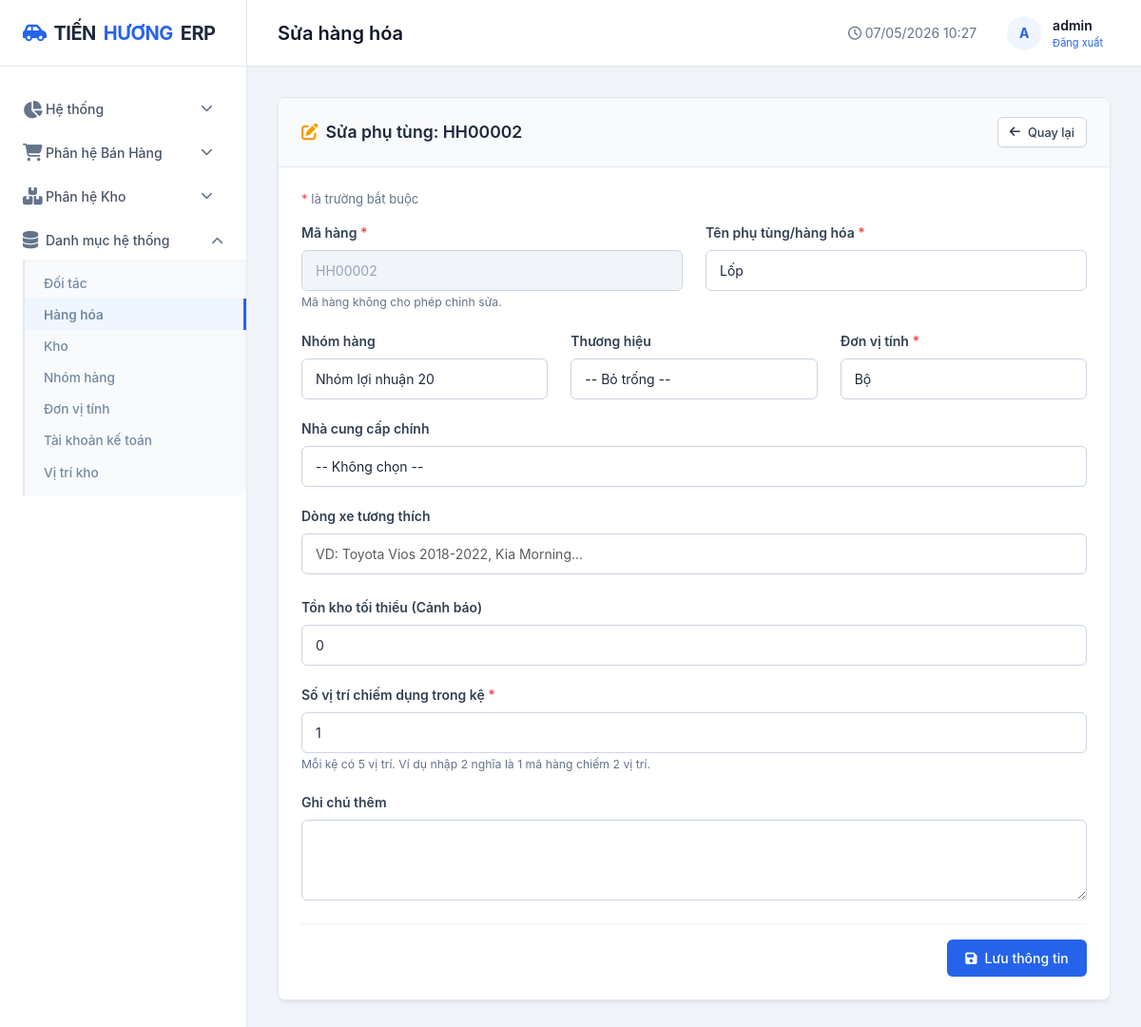
Before: /danh-muc/hang-hoa/7/sua/ (signed in) with the older database file.
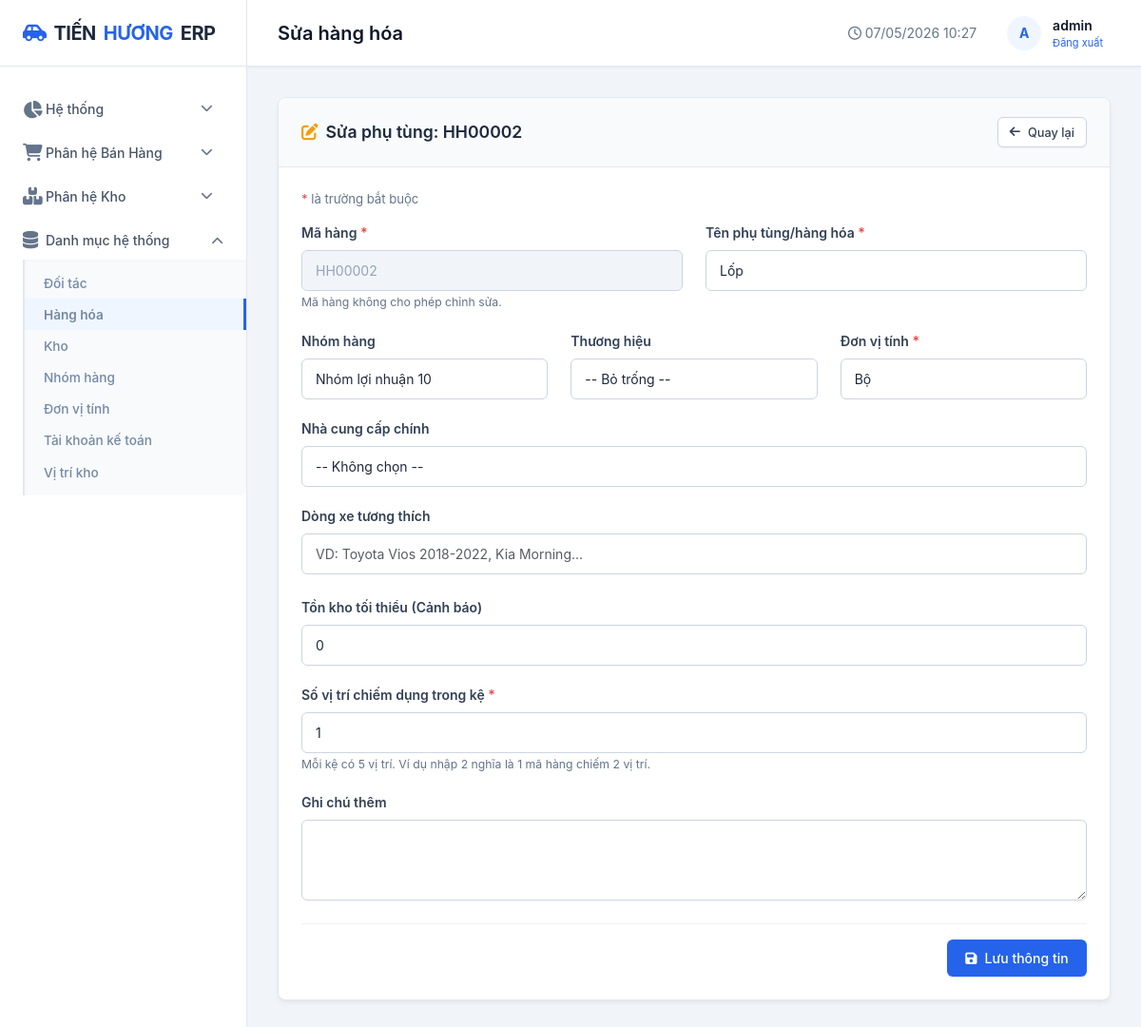
After: the same page with the newer database file.
### apps/danh_muc/models.py (models this page shows, shortened)
class HangHoa(models.Model):
    TRANG_THAI = [
        ("dang_ban", "Đang bán"),
        ("ngung_ban", "Ngừng bán"),
    ]
    LOAI_O = [
        ("nho", "Nhỏ"),
        ("vua", "Vừa"),
        ("lon", "Lớn"),
        ("nang", "Nặng"),
        ("cong_kenh", "Cồng kềnh"),
    ]
    LOAI_LUU_TRU = [
        ("cai", "Cái"),
        ("hop", "Hộp"),
        ("khay", "Khay"),
        ("thung", "Thùng"),
        ("kien", "Kiện"),
        ("pack", "Pack"),
    ]
    ma_hang = models.CharField(max_length=20, unique=True, verbose_name="Mã hàng")
    ten_hang = models.CharField(max_length=200, verbose_name="Tên hàng hóa")
    xe_tuong_thich = models.CharField(max_length=500, blank=True, verbose_name="Xe tương thích")
    ton_toi_thieu = models.IntegerField(default=0, verbose_name="Tồn tối thiểu")
    ton_toi_da = models.IntegerField(default=0, verbose_name="Tồn tối đa")
    dai_cm = models.DecimalField(max_digits=10, decimal_places=2, default=0, verbose_name="Dài (cm)")
    rong_cm = models.DecimalField(max_digits=10, decimal_places=2, default=0, verbose_name="Rộng (cm)")
    cao_cm = models.DecimalField(max_digits=10, decimal_places=2, default=0, verbose_name="Cao (cm)")
    khoi_luong_kg = models.DecimalField(max_digits=10, decimal_places=3, default=0, verbose_name="Khối lượng (kg)")
    muc_chiem_cho = models.PositiveSmallIntegerField(
        default=1,
        validators=[MinValueValidator(1), MaxValueValidator(50)],
        verbose_name="Mức chiếm chỗ (1-50)",
    )
    loai_o_phu_hop = models.CharField(max_length=20, choices=LOAI_O, default="vua", verbose_name="Loại ô phù hợp")
    loai_luu_tru = models.CharField(max_length=20, choices=LOAI_LUU_TRU, default="cai", verbose_name="Loại lưu trữ")
    co_the_xep_chong = models.BooleanField(default=True, verbose_name="Có thể xếp chồng")
    so_luong_toi_da_moi_o = models.IntegerField(default=10, verbose_name="Số lượng tối đa mỗi ô")
    nha_cung_cap = models.ForeignKey(
        NhaCungCap,
        on_delete=models.SET_NULL,
        null=True,
        blank=True,
        verbose_name="Nhà cung cấp chính",
    )
    quy_cach_dong_goi = models.CharField(max_length=120, blank=True, verbose_name="Quy cách đóng gói")
    trang_thai = models.CharField(max_length=20, choices=TRANG_THAI, default="dang_ban", verbose_name="Trạng thái")
    ghi_chu = models.TextField(blank=True, verbose_name="Ghi chú")
    ngay_tao = models.DateTimeField(auto_now_add=True)
    nhom_hang = models.ForeignKey(NhomHang, on_delete=models.SET_NULL, null=True, blank=True, verbose_name="Nhóm hàng")
    thuong_hieu = models.ForeignKey(ThuongHieu, on_delete=models.SET_NULL, null=True, blank=True, verbose_name="Thương hiệu")
    don_vi_tinh = models.ForeignKey(DonViTinh, on_delete=models.SET_NULL, null=True, blank=True, verbose_name="Đơn vị tính")
    class Meta:
        db_table = "core_hanghoa"
        verbose_name = "Hàng hóa"
        verbose_name_plural = "Danh sách hàng hóa"
        ordering = ["ma_hang"]
        constraints = [
            models.CheckConstraint(
                name="hanghoa_muc_chiem_cho_1_50",
                condition=models.Q(muc_chiem_cho__gte=1, muc_chiem_cho__lte=50),
            ),
        ]

class NhomHang(models.Model):
    ma_nhom = models.CharField(max_length=20, unique=True, verbose_name="Mã nhóm")
    ten_nhom = models.CharField(max_length=100, verbose_name="Tên nhóm hàng")
    bien_do_loi_nhuan = models.DecimalField(max_digits=5, decimal_places=2, default=10, verbose_name="Biên độ lợi nhuận (%)")
    mo_ta = models.TextField(blank=True, verbose_name="Mô tả")
    class Meta:
        db_table = "core_nhomhang"
        verbose_name = "Nhóm hàng"
        verbose_name_plural = "Nhóm hàng"
        ordering = ["ten_nhom"]

class DonViTinh(models.Model):
    ten = models.CharField(max_length=50, unique=True, verbose_name="Đơn vị tính")
    class Meta:
        db_table = "core_donvitinh"
        verbose_name = "Đơn vị tính"

### apps/danh_muc/views.py (the view, shortened to what this page needs)
# urls.py: path('hang-hoa/<int:pk>/sua/', views.hang_hoa_form, name='hang_hoa_sua'),
@login_required
def hang_hoa_form(request, pk=None):
    copy_from = request.GET.get('copy_from')
    if pk:
        hang = get_object_or_404(HangHoa, pk=pk)
    else:
        hang = None
        if request.method != 'POST':
            hang = HangHoa(ma_hang=_generate_next_ma_hang())
    nhom_list = NhomHang.objects.all()
    thuong_hieu_list = ThuongHieu.objects.all()
    dvt_list = DonViTinh.objects.all()
    ncc_list = NhaCungCap.objects.filter(trang_thai=True).order_by('ma_ncc')
    so_vi_tri_default = 1
    if hang:
        so_vi_tri_default, _ = _extract_slot_size_and_note(hang.ghi_chu)
    def _render_hang_form(hang_obj):
        return render(request, 'core/hang_hoa_form.html', {
            'hang': hang_obj,
            'nhom_list': nhom_list,
            'thuong_hieu_list': thuong_hieu_list,
            'dvt_list': dvt_list,
            'ncc_list': ncc_list,
            'so_vi_tri_default': so_vi_tri_default,
            'page_title': 'Thêm hàng hóa' if not pk else 'Sửa hàng hóa',
            'active_menu': 'hang_hoa',
        })
    if hang:
        _, clean_note = _extract_slot_size_and_note(hang.ghi_chu)
        hang.ghi_chu = clean_note
    return _render_hang_form(hang)

### apps/danh_muc/views.py (called while the page is built)
def _extract_slot_size_and_note(ghi_chu):
    note = (ghi_chu or '').strip()
    m = SLOT_TAG_REGEX.search(note)
    size = int(m.group('size')) if m else 1
    clean_note = SLOT_TAG_REGEX.sub('', note).strip()
    return size, clean_note

### templates/core/hang_hoa_form.html (shortened to what the changed rows need)
{% extends 'base.html' %}
{% block content %}
<div class="card erp-form-shell">
    <div class="card-header">
        <div class="card-title">
            <i class="fas fa-edit text-warning"></i>
            {% if hang and hang.pk %}Sửa phụ tùng: {{ hang.ma_hang }}{% else %}Thêm mới phụ tùng/hàng hóa{% endif %}
        </div>
        <a href="{% url 'hang_hoa_list' %}" class="btn btn-secondary btn-sm"><i class="fas fa-arrow-left"></i> Quay lại</a>
    </div>
    <form method="post" class="card-body">
        <div class="form-row">
            <div class="col col-4 form-group">
                <label class="form-label">Mã hàng <span class="text-danger">*</span></label>
                {% if hang and hang.pk %}
                <input type="text" name="ma_hang" class="form-control" value="{{ hang.ma_hang }}" readonly>
                <small class="text-muted">Mã hàng không cho phép chỉnh sửa.</small>
                {% else %}
                <input type="text" name="ma_hang" class="form-control" value="{{ hang.ma_hang }}" required autofocus readonly>
                <small class="text-muted">Mã tự động (không cần nhập)</small>
                {% endif %}
            </div>
            <div class="col col-8 form-group">
                <label class="form-label">Tên phụ tùng/hàng hóa <span class="text-danger">*</span></label>
                <input type="text" name="ten_hang" class="form-control" value="{{ hang.ten_hang }}" required>
            </div>
        </div>
        <div class="form-row">
            <div class="col col-4 form-group">
                <label class="form-label">Nhóm hàng</label>
                <select name="nhom_hang" class="form-control">
                    {% for n in nhom_list %}
                    <option value="{{ n.pk }}" {% if hang.nhom_hang_id == n.pk %}selected{% endif %}>{{ n.ten_nhom }}</option>
                    {% endfor %}
                </select>
            </div>
            <div class="col col-4 form-group">
                <label class="form-label">Đơn vị tính <span class="text-danger">*</span></label>
                <select name="don_vi_tinh" class="form-control" required>
                    {% for d in dvt_list %}
                    <option value="{{ d.pk }}" {% if hang.don_vi_tinh_id == d.pk %}selected{% endif %}>{{ d.ten }}</option>
                    {% endfor %}
                </select>
            </div>
        </div>
        <div class="form-row mt-4">
            <div class="col col-6 form-group">
                <label class="form-label">Tồn kho tối thiểu (Cảnh báo)</label>
                <input type="number" name="ton_toi_thieu" class="form-control" value="{{ hang.ton_toi_thieu|default:'0' }}" min="0">
            </div>
        </div>
    </form>
</div>
{% endblock %}

Changed rows visible on the page:
changed HangHoa "HH00002": nhom_hang "Nhóm lợi nhuận 20" → "Nhóm lợi nhuận 10"
